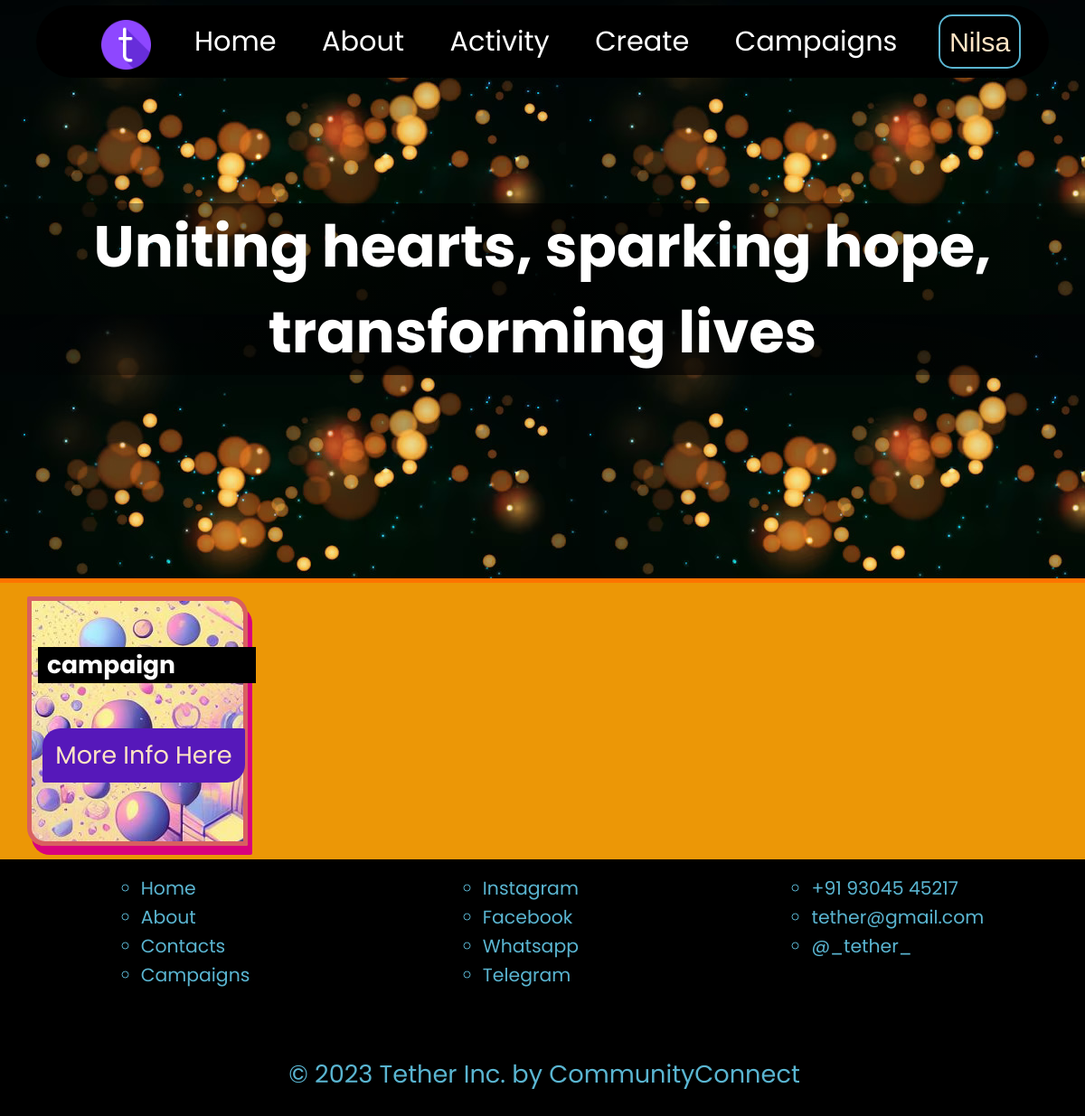
The page /campaigns (signed in) on the database as committed earlier.
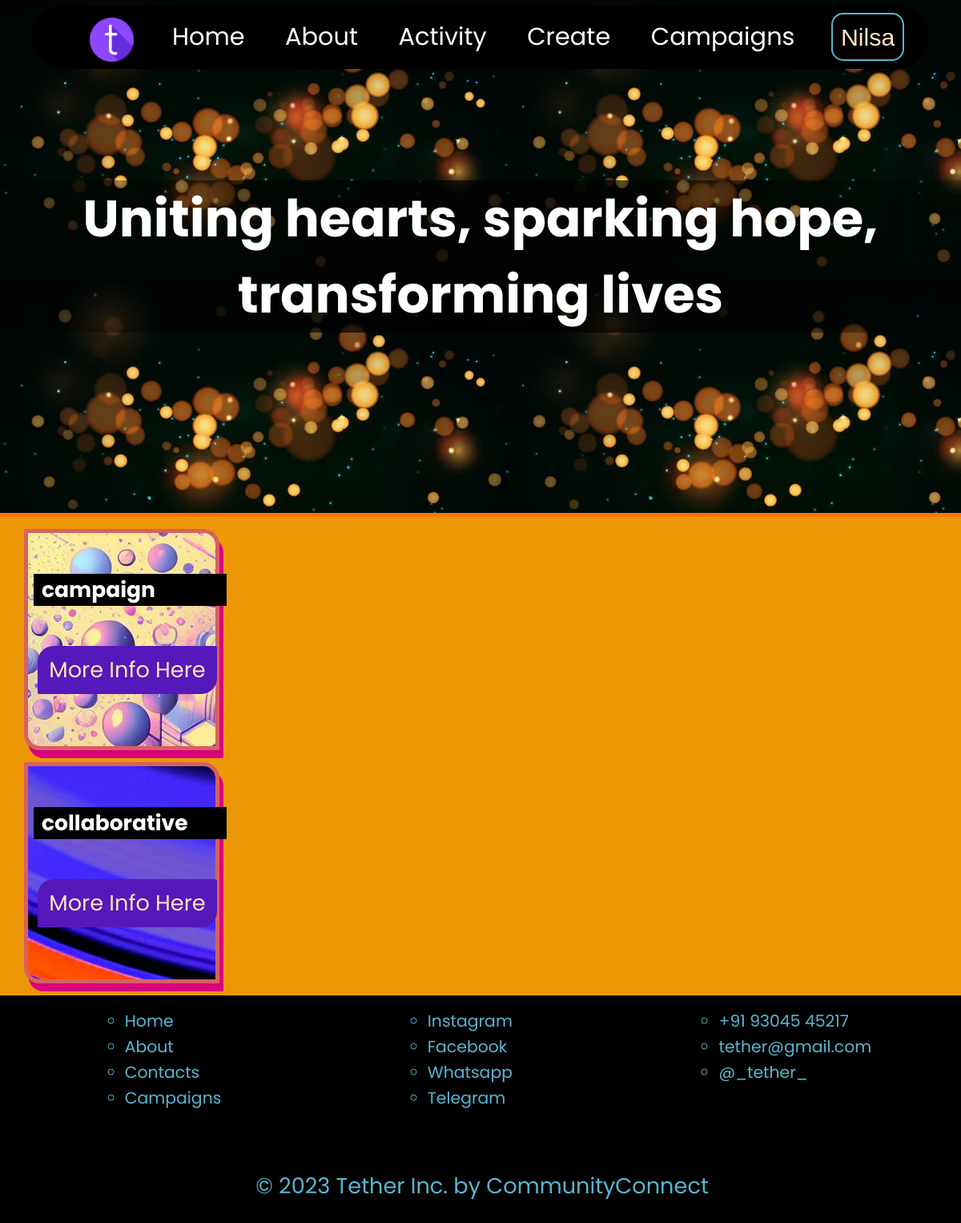
The same page on the database as committed later.
### Tether/models.py (models this page shows, shortened)
class Campaign(models.Model):
    title = models.CharField(max_length=100)
    campaign_type = models.TextField()
    description = models.TextField()
    doe = models.DateTimeField()
    tags_arr = models.JSONField()
    bgimg = models.ImageField(upload_to='images/', null=True, blank=True)
    contact_info = models.JSONField()

### Tether/views.py (the view)
# urls.py: path('campaigns', views.campaigns, name="campaigns_page"),
def campaigns(request):
    user_role= 0
    for x in Profile.objects.filter(user = request.user):
        print(x, x.role)
        if not x.role == 'naive_user':
            print('working')
            user_role = 1
    campaigns_collection = Campaign.objects.all()
    context = {'user_role':user_role, 'campaigns':campaigns_collection}
    return render(request, 'campaigns.html', context)

### Tether/models.py (called while the page is built)
    def __str__(self):
        return str(self.user)

### templates/campaigns.html (shortened to what this page needs)
{% extends "base.html" %}
{% block body %}
<div class="introductory-img" style="background: url('static/stock/bokeh.jpg');">
    <h1>Uniting hearts, sparking hope, transforming lives</h1>
</div>
<div class="campaign-container">
    {% for campaign in campaigns %}
    {% if campaign.bgimg %}
        <div class="campaign-item" onmouseover="showDescription(this)" onmouseout="hideDescription(this)" style="background: url({{campaign.bgimg.url}}); object-fit: scale-down;">
            <div class="sub-item-1">
                <h5>{{campaign.campaign_type}}</h5>
                <button class="btn-3"><a href="/display/{{campaign.id}}">More Info Here</button>
            </div>
        </div>
        {% endif %}
    {% endfor %}
</div>
</body>
{% endblock body %}

Rows that differ between the two databases and show on the page:
added Campaign: bgimg (picture), campaign_type "collaborative"
